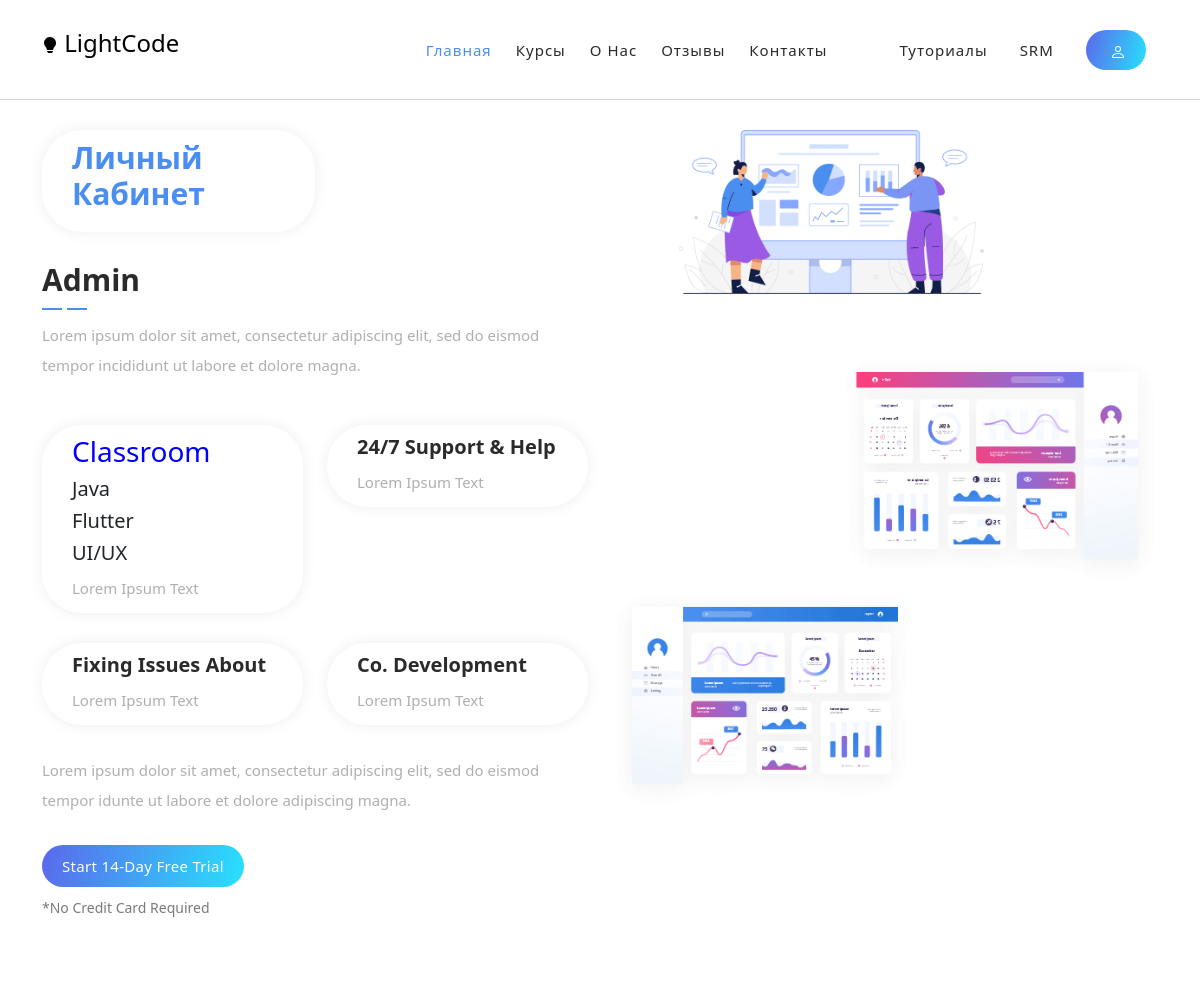
The app's page /personal_area/ (signed in, upper part), older data.
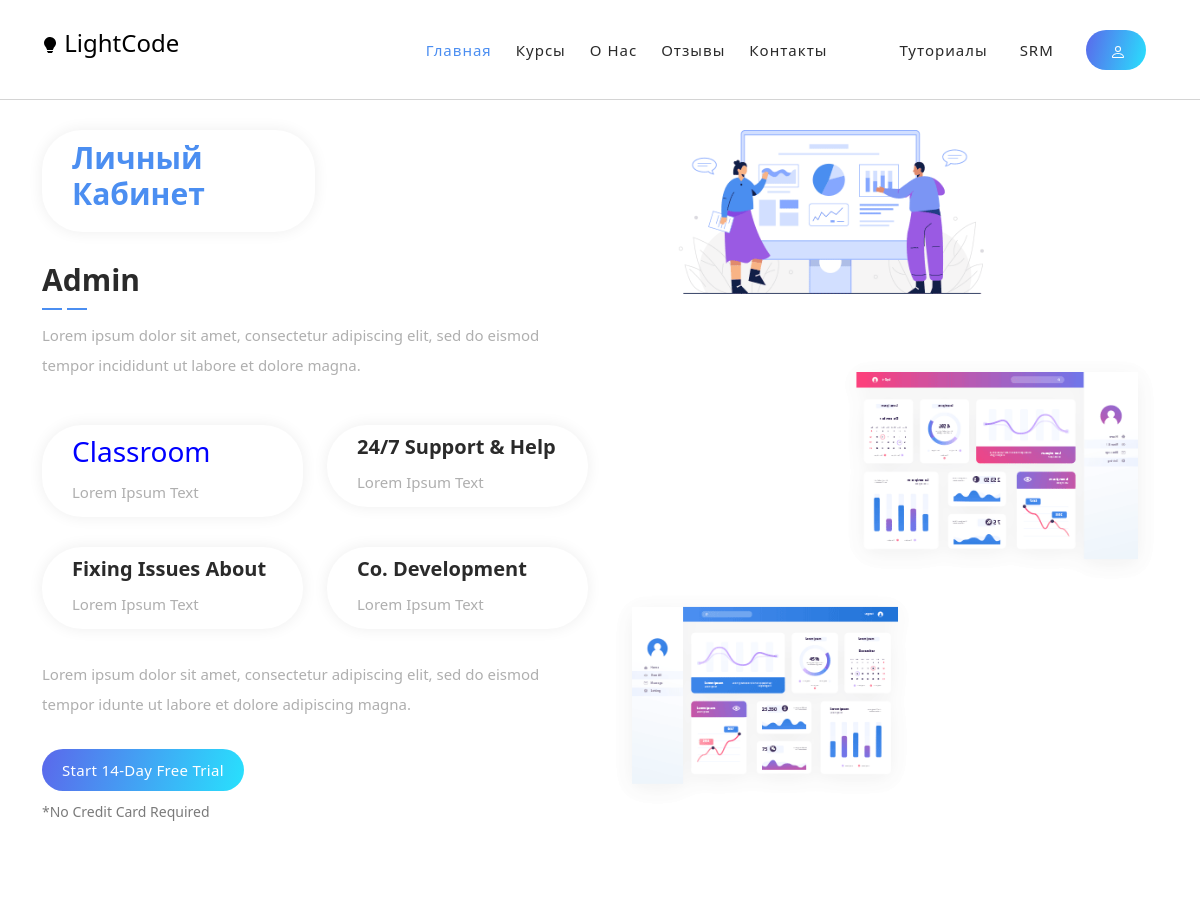
The same page, newer data.
### classroom/models.py (models this page shows, shortened)
class Student(models.Model):
    student = models.ForeignKey(settings.AUTH_USER_MODEL, on_delete=models.CASCADE, verbose_name='Студент')
    classroom = models.ForeignKey(Classroom, on_delete=models.CASCADE)
    created_date = models.DateTimeField(auto_now_add=True, verbose_name='Дата создания')
    class Meta:
        verbose_name = 'Студент'
        verbose_name_plural = 'Студент'

class Classroom(models.Model):
    classroom_name = models.CharField(max_length=99, verbose_name='Название')
    section = models.CharField(max_length=99, verbose_name='Раздел')
    class_code = models.CharField(max_length=10, default='0000000')
    created_date = models.DateTimeField(auto_now_add=True, verbose_name='Дата создания')
    def __str__(self):
        return self.classroom_name

### landing/views.py (the view)
# urls.py: path('personal_area/', views.personal_area, name='personal_area'),
def personal_area(request):
    user = MyUser.objects.get(id=request.user.id)
    students = Student.objects.filter(student=request.user.id)
    tt = Teacher.objects.filter()
    return render(request, template_name='landing/personal_area.html', context={'user': user, 'students': students})

### landing/templates/landing/personal_area.html
{% extends 'base.html' %}
{% load static %}
{% block content %}
<div id="about" class="about-us section">
    <div class="container">
      <div class="row">
        <div class="col-lg-6 align-self-center">
          <div class="section-heading">
            <div class="col-lg-6">
              <div class="box-item">
                <h4><em>Личный кабинет</em></h4>
              </div>
            </div>
            <h4>{{ user.username }}</h4>
            <img src="../static/images/heading-line-dec.png" alt="">
            <p>Lorem ipsum dolor sit amet, consectetur adipiscing elit, sed do eismod tempor incididunt ut labore et dolore magna.</p>
          </div>
          <div class="row">
            <div class="col-lg-6">
              <div class="box-item">
                <h3 style="color: blue;">Classroom</h3>
                {% for student in students %}
                  <h5>{{ student.classroom }}</h5>
                {% endfor %}
                <p>Lorem Ipsum Text</p>
              </div>
            </div>
            <div class="col-lg-6">
              <div class="box-item">
                <h4><a href="#">24/7 Support &amp; Help</a></h4>
                <p>Lorem Ipsum Text</p>
              </div>
            </div>
            <div class="col-lg-6">
              <div class="box-item">
                <h4><a href="#">Fixing Issues About</a></h4>
                <p>Lorem Ipsum Text</p>
              </div>
            </div>
            <div class="col-lg-6">
              <div class="box-item">
                <h4><a href="#">Co. Development</a></h4>
                <p>Lorem Ipsum Text</p>
              </div>
            </div>
            <div class="col-lg-12">
              <p>Lorem ipsum dolor sit amet, consectetur adipiscing elit, sed do eismod tempor idunte ut labore et dolore adipiscing  magna.</p>
              <div class="gradient-button">
                <a href="#">Start 14-Day Free Trial</a>
              </div>
              <span>*No Credit Card Required</span>
            </div>
          </div>
        </div>
        <div class="col-lg-6">
          <div class="right-image">
            <img src="../static/images/about-right-dec.png" alt="">
          </div>
        </div>
      </div>
    </div>
  </div>
{% endblock %}

Row changes from the older to the newer data that the page shows:
removed Student: classroom "Java"
removed Student: classroom "Flutter"
removed Student: classroom "UI/UX"
